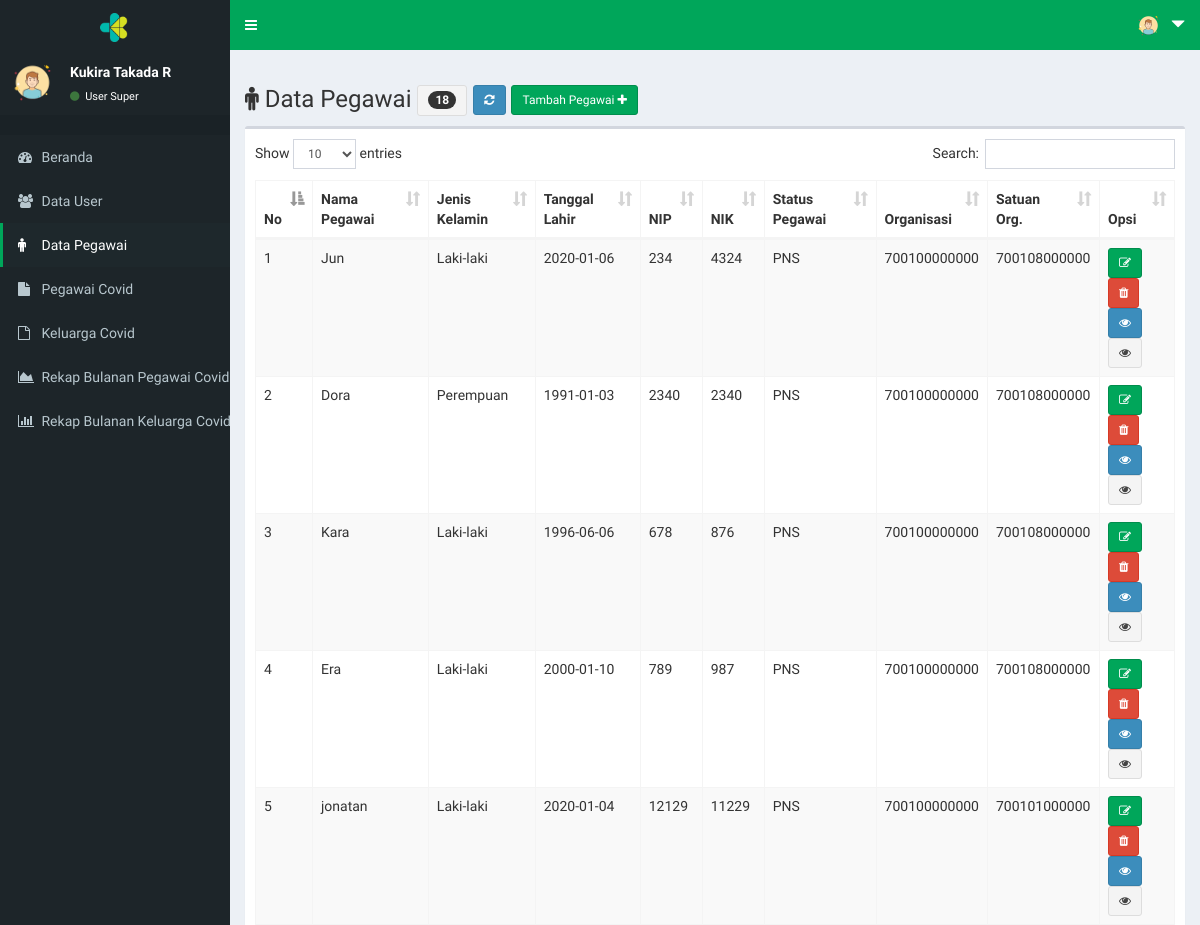
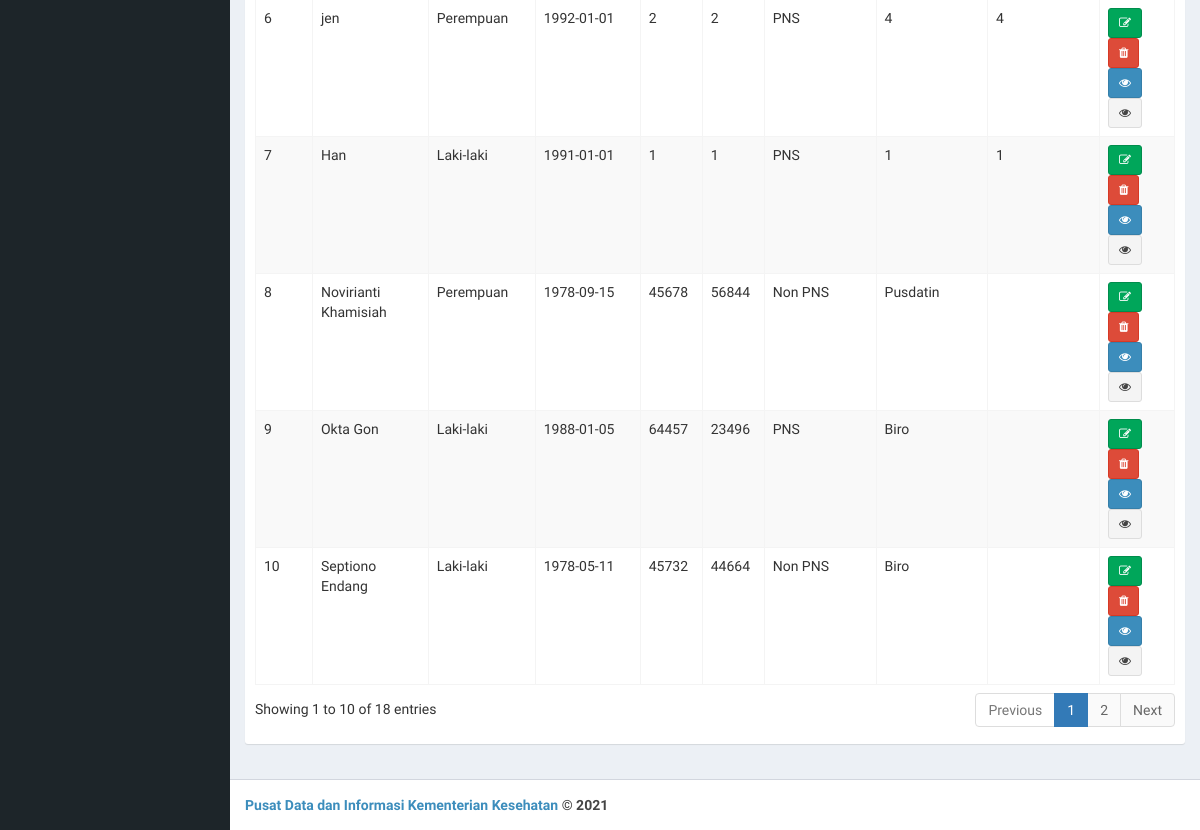
Page /page/index.php?menu=peg_data (signed in) on the earlier database version (2 pictures, top to bottom).
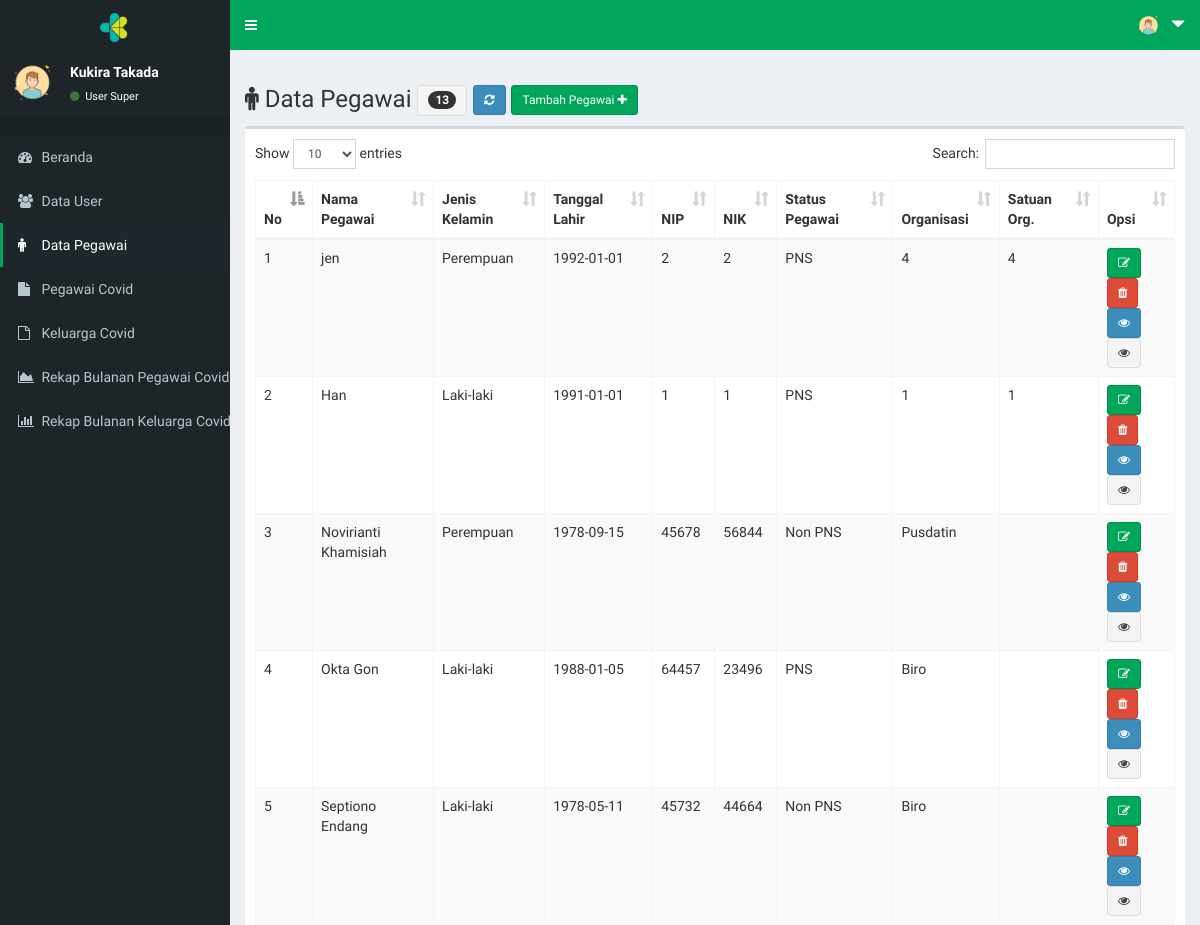
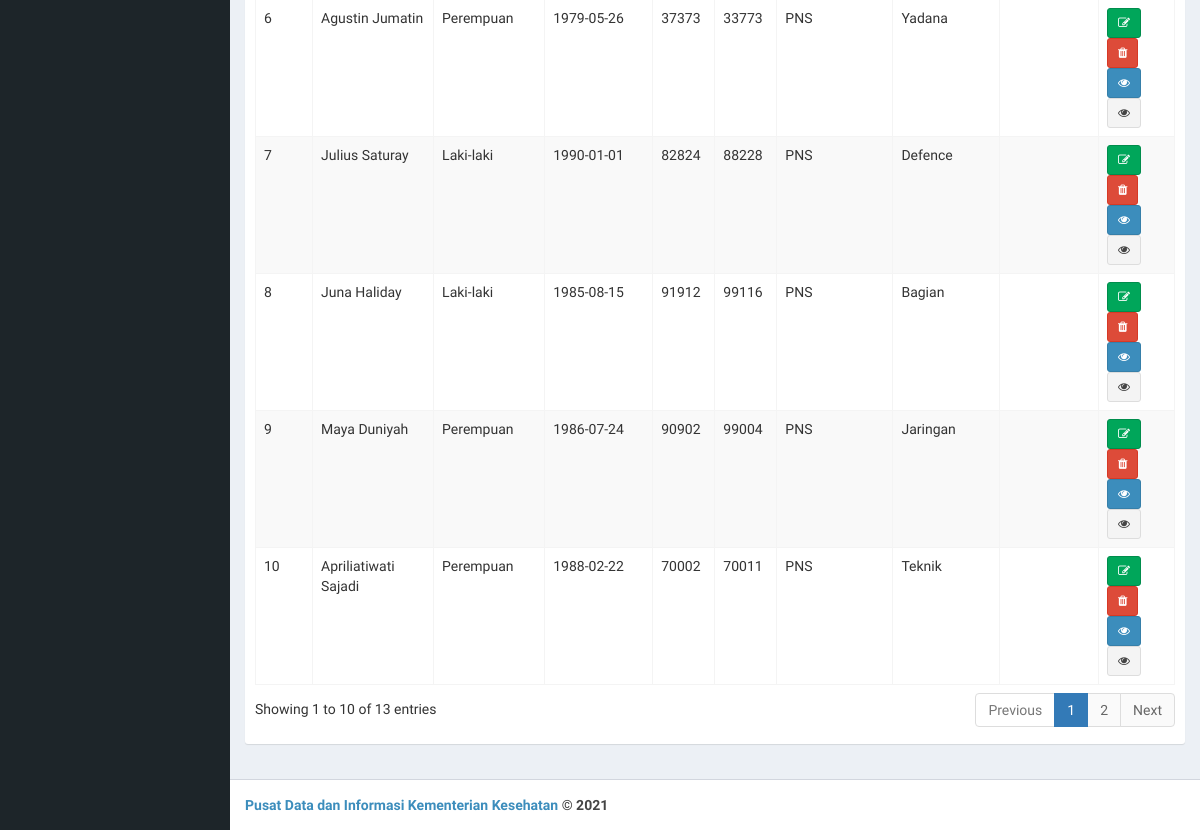
Same page on the later database version (2 pictures, top to bottom).
### tables this page shows
CREATE TABLE `tb_user` (
  `user_id` int(11) NOT NULL,
  `user_nama` varchar(30) NOT NULL,
  `user_email` varchar(30) NOT NULL,
  `user_telp` varchar(15) NOT NULL,
  `user_akses` enum('Super','Admin') NOT NULL,
  `user_org` varchar(100) NOT NULL,
  `user_orgsat` varchar(100) NOT NULL,
  `user_orgunit` varchar(100) NOT NULL,
  `user_name` varchar(15) NOT NULL,
  `user_pass` varchar(40) NOT NULL,
  `user_nip` varchar(20) NOT NULL,
  `user_nik` varchar(20) NOT NULL
);

CREATE TABLE `tb_peg` (
  `peg_id` int(11) NOT NULL,
  `peg_nama` varchar(30) NOT NULL,
  `peg_jk` enum('Laki-laki','Perempuan') NOT NULL,
  `peg_tgllahir` date NOT NULL,
  `peg_nip` varchar(20) NOT NULL,
  `peg_nik` varchar(20) NOT NULL,
  `peg_stapeg` varchar(30) NOT NULL,
  `peg_org` varchar(100) NOT NULL,
  `peg_orgsat` varchar(100) NOT NULL,
  `peg_orgunit` varchar(100) NOT NULL
);

### page/peg_data.php (the view, shortened to what the changed rows need)
<!DOCTYPE html>
<html>
<head>
</head>
<body>
  	<div class="row">
	  <div class="col-xs-12 col-md-12">
	    <h3><span class="fa fa-male"></span>
		    Data Pegawai
		    <?php
			    if ($user_akses=="Super") {
			      	$qjumlah = mysqli_query($koneksi,"SELECT * FROM tb_peg ORDER BY peg_id DESC");
			      	$jumlah = mysqli_num_rows($qjumlah);
			    }
			    else {
			      	$qjumlah = mysqli_query($koneksi,"SELECT * FROM tb_peg WHERE peg_orgsat='$user_orgsat' ORDER BY peg_id DESC");
			      	$jumlah = mysqli_num_rows($qjumlah);
			    }
		    ?>
		    <button class="btn btn-sm btn-default">
		    	<span class="badge"><?php echo $jumlah; ?></span>
		    </button>
		    <a  href="?menu=peg_data"
		    	class="btn btn-sm btn-primary">
		    	<span class="fa fa-refresh">
		    </a>
		    <a  href="?menu=peg_tambah"
		    	class="btn btn-sm btn-success">Tambah Pegawai
		    	<span class="fa fa-plus">
		    </a>
		</h3>
	  </div>
	</div>
	<div class="box">
        <div class="box-body">
          	<table id="example1" class="table table-bordered table-striped">
	            <thead>
		            <tr>
						<th>No</th>
						<th>Nama Pegawai</th>
						<th>Jenis Kelamin</th>
						<th>Tanggal Lahir</th>
						<th>NIP</th>
						<th>NIK</th>
						<th>Status Pegawai</th>
						<th>Organisasi</th>
						<th>Satuan Org.</th>
						<th>Opsi</th>
		            </tr>
	            </thead>
	            <tbody>
					<?php
					    $no = 1;
					    if ($user_akses=="Super") {
					    	$sql = $koneksi->query("SELECT * FROM tb_peg ORDER BY peg_id DESC");
					    }
					    else {
					    	$sql = $koneksi->query("SELECT * FROM tb_peg WHERE peg_orgsat='$user_orgsat' ORDER BY peg_id DESC");
					    }
					    while ($data=$sql->fetch_assoc()) {
					?>
				    <tr>
				        <td> <?php echo $no++; ?> </td>
				        <td> <?php echo $data['peg_nama']; ?></td>
				        <td> <?php echo $data['peg_jk']; ?></td>
				        <td> <?php echo $data['peg_tgllahir']; ?></td>
				        <td> <?php echo $data['peg_nip']; ?></td>
				        <td> <?php echo $data['peg_nik']; ?></td>
				        <td> <?php echo $data['peg_stapeg']; ?></td>
				        <td> <?php echo $data['peg_org']; ?></td>
				        <td> <?php echo $data['peg_orgsat']; ?></td>
				        <td>
							<a  href="?menu=peg_edit&peg_id=<?php echo $data['peg_id']; ?>"
								class="btn btn-sm btn-success"
								title="Edit <?php echo $data['peg_nama'];?>">
								<span class="fa fa-edit"></a>
							<a  onclick="return confirm('Anda yakin menghapus data pegawai <?php echo $data['peg_nama']; ?> ?')"
								href="?menu=peg_hapus&peg_nik=<?php echo $data['peg_nik']; ?>"
								class="btn btn-sm btn-danger"
								title="Hapus <?php echo $data['peg_nama'];?>" >
								<span class="fa fa-trash"></a>
								<br>
							<a  href="?menu=kon_data&peg_nik=<?php echo $data['peg_nik']; ?>"
								class="btn btn-sm btn-primary"
								title="Detail Kondisi <?php echo $data['peg_nama'];?>">
								<span class="fa fa-eye"></a></a>
							<a  href="?menu=kel_identitas&peg_nik=<?php echo $data['peg_nik']; ?>"
								class="btn btn-sm btn-default"
								title="Detail Keluarga <?php echo $data['peg_nama'];?>">
								<span class="fa fa-eye"></a></a>
				        </td>
				    </tr>
	      			<?php
	    				}
					?>
	            </tbody>
        	</table>
    	</div>
	</div>
</body>
</html>

### page/index.php (shortened to what the changed rows need)
<?php
  include "../inc/koneksi.php";
  $qprofil        = mysqli_query($koneksi,"SELECT * FROM tb_user WHERE user_id='$_SESSION[userweb]'");
  $profil         = mysqli_fetch_array($qprofil);
  $user_akses     = $profil['user_akses'];
  $user_orgsat    = $profil['user_orgsat'];
?>
<!DOCTYPE html>
<html>
  <head>
    <link rel="stylesheet" href="../lte/bootstrap/css/bootstrap.min.css">
    <link rel="stylesheet" href="https://cdnjs.cloudflare.com/ajax/libs/font-awesome/4.5.0/css/font-awesome.min.css">
    <link rel="stylesheet" href="https://cdnjs.cloudflare.com/ajax/libs/ionicons/2.0.1/css/ionicons.min.css">
    <link rel="stylesheet" href="../lte/dist/css/AdminLTE.min.css">
    <link rel="stylesheet" href="../lte/plugins/datatables/dataTables.bootstrap.css">
    <link rel="stylesheet" href="../lte/dist/css/skins/_all-skins.css">
    <link rel="stylesheet" href="../inc/mystyle.css">
  </head>
  <body class="hold-transition skin-green">
  <div class="wrapper">
    <aside class="main-sidebar" style=" background-color: #1d2529 !important">
    <section class="sidebar" style="color: #ffffff !important">
      <div class="user-panel">
        <div class="pull-left info">
          <p><?php echo $profil['user_nama']; ?></p>
          <a href="#">
            <i class="fa fa-circle text-success"></i> User <?php echo $profil['user_akses']; ?></a>
        </div>
      </div>
    </section>
  </aside>
  <div class="content-wrapper">
    <section class="content">
      <?php
        switch($_GET['menu']){
          case 'peg_data':
          include "peg_data.php";
          break;
                ?>
                <?php
        }
      ?>
    </section>
  </div>
</div>
</body>
</html>

Differences in the rows shown:
removed tb_peg: peg_nama "Jun", peg_jk "Laki-laki", peg_tgllahir "2020-01-06", peg_nip "234", peg_nik "4324", peg_stapeg "PNS", peg_org "700100000000", peg_orgsat "700108000000"
removed tb_peg: peg_nama "Dora", peg_jk "Perempuan", peg_tgllahir "1991-01-03", peg_nip "2340", peg_nik "2340", peg_stapeg "PNS", peg_org "700100000000", peg_orgsat "700108000000"
removed tb_peg: peg_nama "Kara", peg_jk "Laki-laki", peg_tgllahir "1996-06-06", peg_nip "678", peg_nik "876", peg_stapeg "PNS", peg_org "700100000000", peg_orgsat "700108000000"
removed tb_peg: peg_nama "Era", peg_jk "Laki-laki", peg_tgllahir "2000-01-10", peg_nip "789", peg_nik "987", peg_stapeg "PNS", peg_org "700100000000", peg_orgsat "700108000000"
removed tb_peg: peg_nama "jonatan", peg_jk "Laki-laki", peg_tgllahir "2020-01-04", peg_nip "12129", peg_nik "11229", peg_stapeg "PNS", peg_org "700100000000", peg_orgsat "700101000000"
changed tb_user "Super": user_nama "Kukira Takada R" → "Kukira Takada"
now on this page (row unchanged): tb_peg: peg_nama "Agustin Jumatin", peg_jk "Perempuan", peg_tgllahir "1979-05-26", peg_nip "37373", peg_nik "33773", peg_stapeg "PNS", peg_org "Yadana"
now on this page (row unchanged): tb_peg: peg_nama "Julius Saturay", peg_jk "Laki-laki", peg_tgllahir "1990-01-01", peg_nip "82824", peg_nik "88228", peg_stapeg "PNS", peg_org "Defence"
now on this page (row unchanged): tb_peg: peg_nama "Juna Haliday", peg_jk "Laki-laki", peg_tgllahir "1985-08-15", peg_nip "91912", peg_nik "99116", peg_stapeg "PNS", peg_org "Bagian"
now on this page (row unchanged): tb_peg: peg_nama "Maya Duniyah", peg_jk "Perempuan", peg_tgllahir "1986-07-24", peg_nip "90902", peg_nik "99004", peg_stapeg "PNS", peg_org "Jaringan"
now on this page (row unchanged): tb_peg: peg_nama "Apriliatiwati Sajadi", peg_jk "Perempuan", peg_tgllahir "1988-02-22", peg_nip "70002", peg_nik "70011", peg_stapeg "PNS", peg_org "Teknik"
Other differences:
$jumlah: "18" → "13"
text written by a page script: "Show entries Search: Showing 1 to 10 of 18 entries Previous 1 2 Next" → "Show entries Search: Showing 1 to 10 of 13 entries Previous 1 2 Next"
